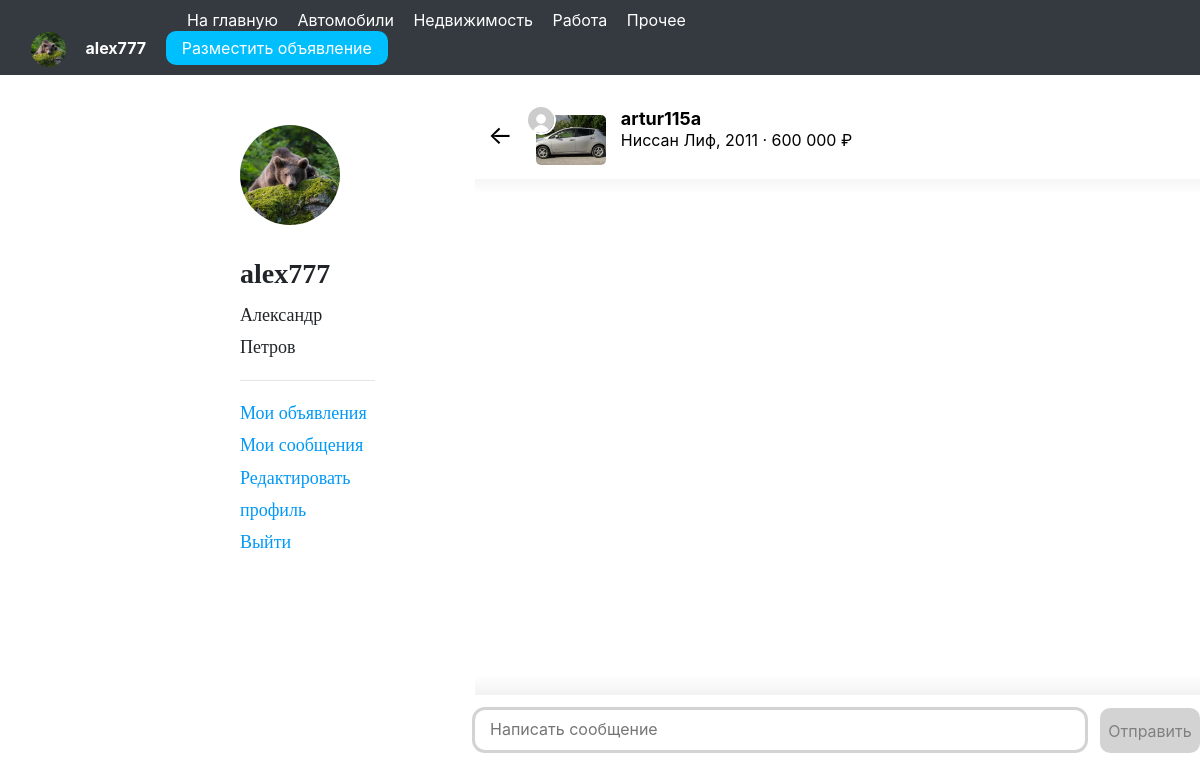
The page /customer_chat/2/ (signed in) on the database as committed earlier.
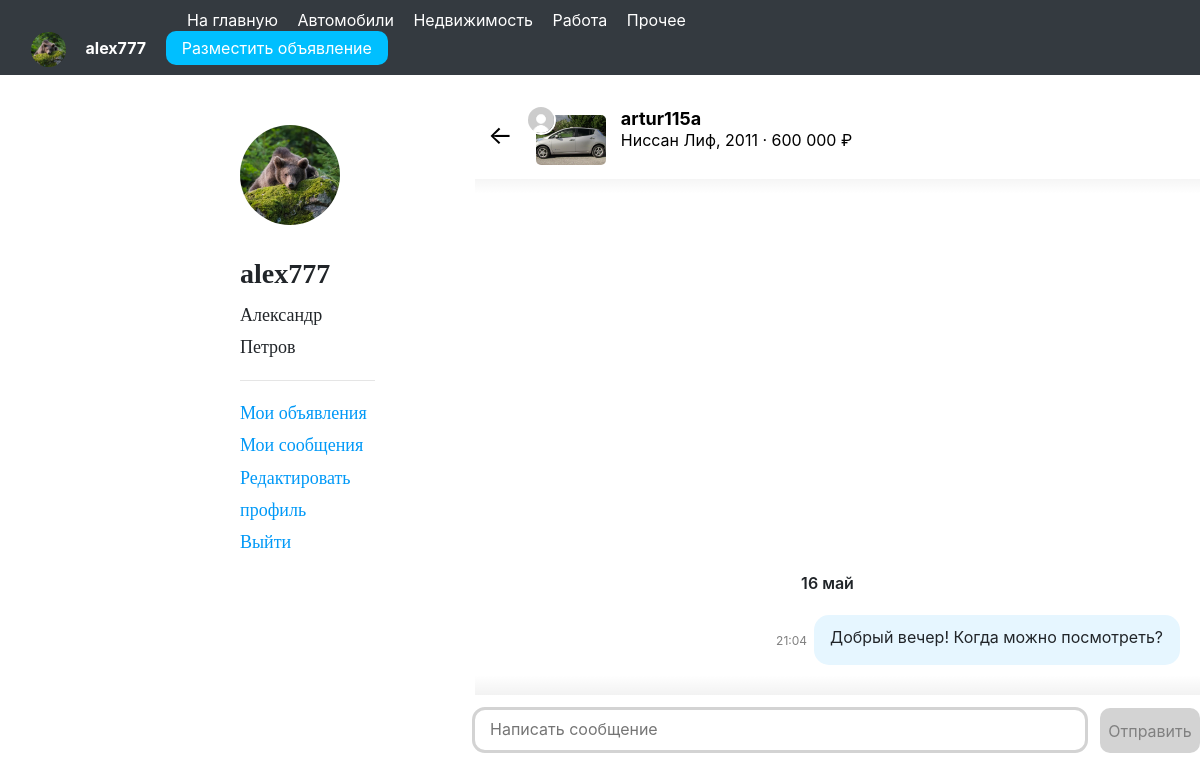
The same page on the database as committed later.
### avidoapp/models.py (models this page shows)
class MessageModel(models.Model):
    chat = models.ForeignKey(ChatModel, on_delete=models.CASCADE, verbose_name='Чат')
    author = models.ForeignKey(User, on_delete=models.CASCADE, verbose_name='Автор сообщения')
    creation_time = models.DateTimeField(default=timezone.now, verbose_name='Дата создания сообщения')
    text = models.TextField(verbose_name='Текст')
    class Meta:
        verbose_name = 'Сообщение'
        verbose_name_plural = 'Сообщения'

### avidoapp/views.py (the view, shortened to what this page needs)
# urls.py: path('customer_chat/<int:advert_id>/', customer_chat_view, name='customer_chat'),
def customer_chat_view(request, advert_id):
    form = MessageForm()
    advert = get_object_or_404(AdvertModel, id=advert_id)
    user = get_object_or_404(User, id=request.user.id)
    if ChatModel.objects.filter(advert=advert, customer=user).exists():
        chat = ChatModel.objects.get(advert=advert, customer=user)
        messages = MessageModel.objects.filter(chat=chat)
        messages_by_date = {}
        for message in messages:
            original_date = message.creation_time
            time_difference = timedelta(hours=3)
            new_date = original_date + time_difference
            date = new_date.date()
            if date not in messages_by_date:
                messages_by_date[date] = []
            messages_by_date[date].append(message)
    else:
        messages_by_date = None
    return render(request, 'chat.html', {
        'form': form,
        'advert': advert,
        'messages_by_date': messages_by_date
    })

### avidoapp/forms.py
class MessageForm(forms.ModelForm):
    class Meta:
        model = MessageModel
        fields = ('text', )
        labels = {
            'text': ''
        }
        widgets = {
            'text': forms.Textarea(attrs={'placeholder': 'Написать сообщение'}),
        }

### avidoapp/models.py (called while the page is built)
    def __str__(self):
        return self.title

### avidoapp/templates/chat.html (shortened to what this page needs)
{% extends 'profile_base.html' %}
{% load static %}
{% load humanize %}
{% block c %}
<div>
    <div class="chat-header">
        <a href="{% url 'my_chats' %}"><div class="back">←</div></a>
        {% if chat.advert.author == request.user %}
        <div class="advert-imgs">
            <div class="img1">
                {% if chat.advert.imagemodel_set.first.image %}
                <img src="{{ chat.advert.imagemodel_set.first.image.url }}">
                {% else %}
                <img src="{% static 'img/no_photo.png' %}">
                {% endif %}
            </div>
            <div class="img2"><img src="{{ chat.customer.avatar.url }}"></div>
        </div>
        <div class="chat-info">
            <span class="chat-info-a">{{ chat.customer.username }}</span><br>
            <span class="chat-info-b">{{ chat.advert }} · {{ chat.advert.price|intcomma }} ₽</span>
        </div>
        {% else %}
        <div class="advert-imgs">
            <div class="img1">
                {% if advert.imagemodel_set.first.image %}
                <img src="{{ advert.imagemodel_set.first.image.url }}">
                {% else %}
                <img src="{% static 'img/no_photo.png' %}">
                {% endif %}
            </div>
            <div class="img2"><img src="{{ advert.author.avatar.url }}"></div>
        </div>
        <div class="chat-info">
            <span class="chat-info-a">{{ advert.author.username }}</span><br>
            <span class="chat-info-b">{{ advert }} · {{ advert.price|intcomma }} ₽</span><br>
        </div>
        {% endif %}
    </div>
    <div class="chat-window">
        <div class="messages">
            {% for date, messages in messages_by_date.items %}
                {% for message in messages %}
                    {% if forloop.counter0 == 0 %}
                    <div class="chat-date">
                        {{ date | date:"j b" }}
                    </div>
                    {% endif %}
                    {% if message.author == request.user %}
                        <div class="my-message">
                            <div class="my-time">{{ message.creation_time | date:"G:i" }}</div>
                            <div class="my-text">{{ message.text|linebreaks }}</div>
                        </div>
                    {% endif %}
                {% endfor %}
            {% endfor %}
        </div>
    </div>
    <div class="shadow-a"></div>
    <div class="send-message">
        <form method="post">
            {{ form }}
            <button>Отправить</button>
        </form>
    </div>
</div>
{% endblock c %}

Rows that differ between the two databases and show on the page:
added MessageModel: date "16 май", creation_time "21:04", text "Добрый вечер! Когда можно посмотреть?"
